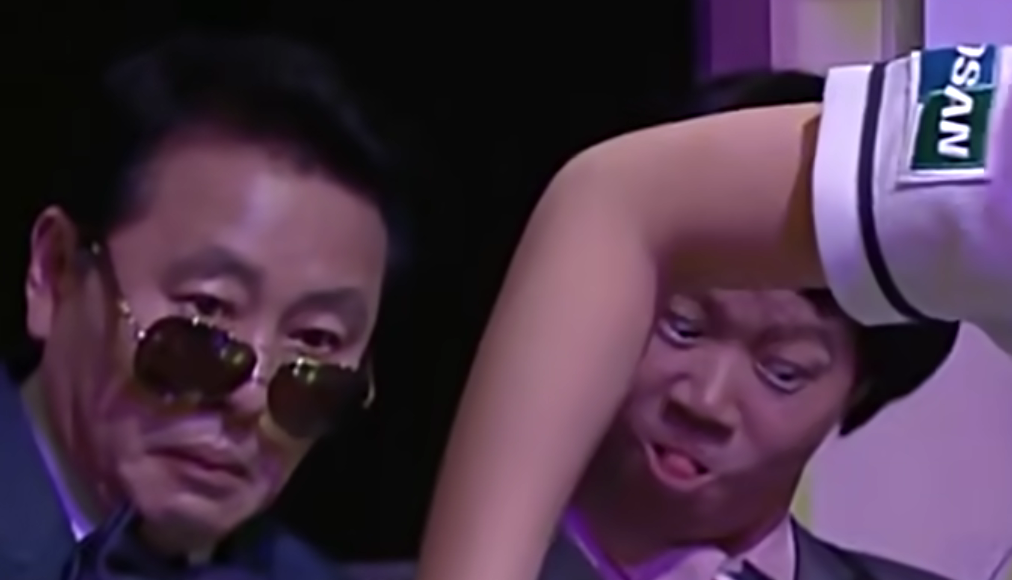
#> input picture data/imgs/pixpin.png, 1012 x 580 px, found by its file name
$ python imgrotateMatrix.py
#> lines starting #> are read from the running program, lines starting #| are printed output that depends on the picture
import numpy as np
import cv2


def rotate(image, angle, center=None, scale=1.0):
    (h, w) = image.shape[:2]

    if center is None:
        center = (w // 2, h // 2)

    M = cv2.getRotationMatrix2D(center, angle, scale)
    rotated = cv2.warpAffine(image, M, (w, h))
    return rotated


def rotate_affine(image):
    (h, w) = image.shape[:2]

    src = np.float32([[0, 0], [w, 0], [0, h]])
    dst = np.float32([[0, h // 2], [w // 2, 0], [w // 2, h // 2]])
    M = cv2.getAffineTransform(src, dst)
    rotated = cv2.warpAffine(image, M, (w, h))
    return rotated


def rotate_perspective(image):
    (h, w) = image.shape[:2]
    print(h, w)  # 580,1012

    # 1050,246
    # 1778,1008
    # 1050/1778*1012=597,150/1008*580=86 => 600,85
    # 784/1778*1012=446,736/1008*580=423 => 445,420
    # 1373/1778*1012=781,580             => 780,580
    # 1012,326/1008*580=188              => 1010,190
    src = np.float32([[605, 0], [1012, 150], [450, 405], [765, 580]])
    dst = np.float32([[0, 0], [407, 0], [0, 150], [407, 150]])
    # dst = np.float32([[0, 0], [w, 0], [0, h], [w, h]])
    M = cv2.getPerspectiveTransform(src, dst)
    rotated = cv2.warpPerspective(image, M, (410, 105))
    return rotated


if __name__ == "__main__":
    img = cv2.imread("./data/imgs/pixpin.png")
#> img is the input picture: shape (580, 1012, 3); mean B, G, R 73.2, 53, 75.2
    # rotated = rotate(img, 45)
    # rotated = rotate_affine(img)
    rotated = rotate_perspective(img)
#| 580 1012
#> in rotate_perspective, `rotated = cv2.warpPerspective(image, M, (410, 105))`:
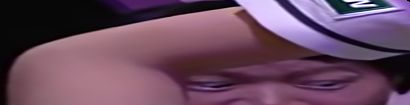
#> rotated: shape (105, 410, 3); mean B, G, R 94.7, 73.3, 104.4
    cv2.imshow("Rotated", rotated)
    cv2.waitKey(0)
    cv2.destroyAllWindows()
